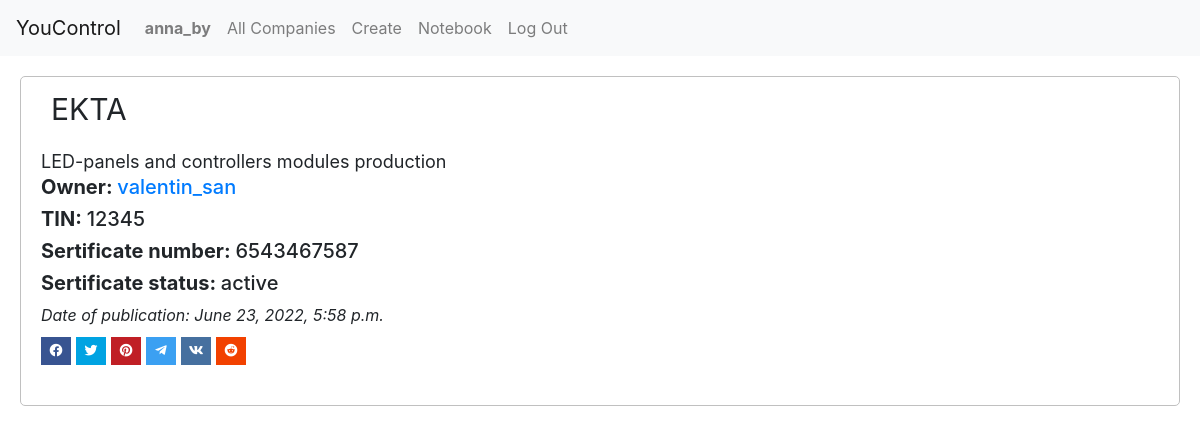
Page /following (signed in) on the committed database.
### YouControl/models.py (models this page shows, shortened)
class User(AbstractUser):
    fullname = models.CharField(max_length=128)
    tel_number = PhoneNumberField(unique = True, null = False, blank = False)
    def __str__(self):
        return f"{self.username}"

class Post(models.Model):
    post_author = models.ForeignKey(User, on_delete=models.CASCADE,
        related_name="creator")
    post_name = models.CharField(max_length=128)
    description = models.TextField()
    tin = models.IntegerField()
    sert_num = models.IntegerField()
    sert_status = models.CharField(max_length=16, default="active")
    post_date = models.DateTimeField(auto_now=True)
    likes = models.IntegerField(default=0)

### YouControl/views.py (the view)
# urls.py: path("following", views.following, name="following"),
def following(request):
    posts = []
    followings = Follower.objects.filter(follower=request.user)
    for follow in followings:
        posts_block = Post.objects.filter(post_author=follow.following)
        for post in posts_block:
            posts.append(post)
    sorted_posts = list(reversed(sorted(posts, key=attrgetter('post_date'))))
    paginator = Paginator(sorted_posts, 10) # Show 10 contacts per page.
    page_number = request.GET.get('page')
    page_obj = paginator.get_page(page_number)
    return render(request, "YouControl/following.html", {
        "posts": sorted_posts,
        "page_obj": page_obj
    })

### YouControl/templates/YouControl/following.html (shortened to what this page needs)
{% extends "YouControl/layout.html" %}
{% block body %}
    {% for post in posts %}
    <div id="posts-list" class="block">
        <div class="post-top">
            <div class="company-name" id="content-{{ post.id }}">
                <p>{{post.post_name}}</p>
            </div>
        </div>
        <div class="post-bottom">
            <div class="content" id="content-{{ post.id }}">
                {{post.description}}
            </div>
            {% if user.is_authenticated %}
                <div class="content">
                    <h5><strong>Owner: </strong><a href="{% url 'profile' post.post_author.id %}">{{ post.post_author }}</a></h5>
                </div>
            {% else %}
                <div class="content">
                    <h5><strong>Owner: </strong>{{ post.post_author }}</h5>
                </div>
            {% endif %}
            <div class="content" id="content-{{ post.id }}">
                <h5><strong>TIN: </strong>{{post.tin}}</h5>
            </div>
            <div class="content" id="content-{{ post.id }}">
                <h5><strong>Sertificate number: </strong>{{post.sert_num}}</h5>
            </div>
            <div class="content" id="content-{{ post.id }}">
                <h5><strong>Sertificate status: </strong>{{post.sert_status}}</h5>
            </div>
            <div class="datetime">
                <i>Date of publication: {{ post.post_date }}</i>
            </div>
            <b:if>
                <div class='post-share'>
                    <ul class='share-links social social-color'>
                            <li class='facebook'><a class='facebook' data-height='650' data-width='550' expr:href='&quot;https://www.facebook.com/sharer.php?u=&quot; + data:post.url' onclick='window.open(this.href,&quot;popupwindow&quot;,&quot;status=0,height=500,width=500,resizable=0,top=50,left=100&quot;);return false;' rel='nofollow' target='_blank'><span/></a></li>
                            <li class='twitter'><a class='twitter' data-height='460' data-width='550' expr:href='&quot;https://twitter.com/share?url=&quot; + data:post.url + &quot;&amp;text=&quot; + data:post.title' onclick='window.open(this.href,&quot;popupwindow&quot;,&quot;status=0,height=500,width=500,resizable=0,top=50,left=100&quot;);return false;' rel='nofollow' target='_blank'><span/></a></li>
                            <li class='pinterest'><a class='pinterest' data-height='750' data-width='735' expr:href='&quot;https://www.pinterest.com/pin/create/button/?url=&quot; + data:post.url + &quot;&amp;media=&quot; + data:post.featuredImage + &quot;&amp;description=&quot; + data:post.title' onclick='window.open(this.href,&quot;popupwindow&quot;,&quot;status=0,height=500,width=500,resizable=0,top=50,left=100&quot;);return false;' rel='nofollow' target='_blank'><span/></a></li>
                            <li class='telegram'><a class='telegram' data-height='650' data-width='1000' expr:href='&quot;https://telegram.me/share/url?url=&quot; + data:blog.url' onclick='window.open(this.href,&quot;popupwindow&quot;,&quot;status=0,height=500,width=500,resizable=0,top=50,left=100&quot;);return false;' rel='nofollow' target='_blank' title='telegram'><span/></a></li>
                            <li class='vk'><a class='vk' data-height='650' data-width='650' expr:href='&quot;https://vk.com/share.php?mini=true&amp;amp;url=&quot; + data:post.url + &quot;&amp;amp;title=&quot; + data:post.title + &quot;&amp;amp;summary=&quot; + data:post.snippets' onclick='window.open(this.href, &apos;windowName&apos;, &apos;width=550, height=600, left=24, top=24, scrollbars, resizable&apos;); return false;' rel='nofollow' target='_blank' title='Vkontakte'><span/></a></li>
                            <li class='reddit'><a class='twitter' data-height='460' data-width='550' expr:href='&quot;https://www.reddit.com/submit?url=&quot; + data:post.url + &quot;&amp;resubmit=true&amp;title=&quot; + data:post.title + &quot;&quot;' onclick='window.open(this.href,&quot;popupwindow&quot;,&quot;status=0,height=500,width=500,resizable=0,top=50,left=100&quot;);return false;' rel='nofollow' target='_blank'><span/></a></li>
                    </ul>
                </div>
            </b:if>
        </div>
    </div>
    {% endfor %}
    <div class="pagination">
        <nav aria-label="Page navigation example">
        </nav>
    </div>
{% endblock %}

### YouControl/templates/YouControl/layout.html (shortened to what this page needs)
{% load static %}
<!DOCTYPE html>
<html lang="en">
    <head>
        <link rel="stylesheet" href="https://stackpath.bootstrapcdn.com/bootstrap/4.4.1/css/bootstrap.min.css">
        <link rel="stylesheet" href="https://cdnjs.cloudflare.com/ajax/libs/font-awesome/4.7.0/css/font-awesome.min.css">
        <link href='https://use.fontawesome.com/releases/v5.8.2/css/all.css' rel='stylesheet'/>
        <link href="{% static 'YouControl/styles.css' %}" rel="stylesheet">
    </head>
    <body>
        <nav class="navbar navbar-expand-lg navbar-light bg-light">
            <a class="navbar-brand" href="#">YouControl</a>
            <div>
              <ul class="navbar-nav mr-auto">
                {% if user.is_authenticated %}
                    <li class="nav-item">
                        <a class="nav-link" href="{% url 'profile' user.id %}"><strong>{{ user.username }}</strong></a>
                    </li>
                {% endif %}
                <li class="nav-item">
                  <a class="nav-link" href="{% url 'index' %}">All Companies</a>
                </li>
                {% if user.is_authenticated %}
                    <li class="nav-item">
                        <a class="nav-link" href="{% url 'create' %}">Create</a>
                    </li>
                    <li class="nav-item">
                        <a class="nav-link" href="{% url 'following' %}">Notebook</a>
                    </li>
                    <li class="nav-item">
                        <a class="nav-link" href="{% url 'logout' %}">Log Out</a>
                    </li>
                {% endif %}
              </ul>
            </div>
          </nav>
        <div class="body">
            {% block body %}
            {% endblock %}
        </div>
    </body>
</html>

### YouControl/static/YouControl/styles.css (style rules this page uses)
.block { margin: 20px; padding: 10px; border: 1px solid silver; border-radius: 5px; }
.post-top { display: flex; flex-direction: row; justify-content: space-between; }
.post-bottom { display: flex; flex-direction: column; margin: 0 10px 10px 10px; }
.company-name { font-size: 30px; margin: 0 20px 0 20px; }
.content { font-size: 18px; }
.pagination { margin: 20px; }
.social .telegram a:before { content: "\f3fe";font-family: 'Font Awesome 5 Brands'; }
.social .facebook a:before { content: "\f09a";font-family: 'Font Awesome 5 Brands'; }
.social .twitter a:before { content: "\f099";font-family: 'Font Awesome 5 Brands'; }
.social .pinterest a:before { content: "\f0d2";font-family: 'Font Awesome 5 Brands'; }
.social .vk a:before { content: "\f189";font-family: 'Font Awesome 5 Brands'; }
.social .reddit a:before { content: "\f1a1";font-family: 'Font Awesome 5 Brands'; }
ul.share-links.social.social-color { padding: 0px; }
li.telegram { background: #3ea9ff; }
.post-share { position:relative;overflow:hidden;line-height:0;margin:0 0 20px;margin-top:10px; }
.share-links li { width:30px;float:left;box-sizing:border-box;margin:0 5px 0 0;list-style: none; }
.share-links li a { float:left;display:inline-block;cursor:pointer;width:100%;height:28px;line-height:28px;color:#fff;font-weight:400;font-size:13px;text-align:center;box-sizing:border-box;opacity:1;margin:0;padding:0;transition:all .25s ease }
.share-links li a:before { float:left;display:block;width:30px;background-color:rgba(0,0,0,0.05);text-align:center;line-height:28px }
.social a:before { display:inline-block;font-family:&#39;Font Awesome 5 Brands&#39;;font-style:normal;font-weight:400 }
.social .facebook a:before { content:&quot;\f09a&quot; }
.social .twitter a:before { content:&quot;\f099&quot; }
.social .telegram a:before { content:&quot;\f3fe&quot; }
.social .vk a:before { content:&quot;\f189&quot; }
.social .pinterest a:before { content:&quot;\f0d2&quot; }
.social .reddit a:before { content:&quot;\f1a1&quot; }
.social-color .facebook a { background-color:#3b5999 }
.social-color .twitter a { background-color:#00acee }
.social-color .pinterest a { background-color:#ca2127 }
.social-color .vk a { background-color:#4a76a8 }
.social-color .reddit a { background-color:#ff4500 }

### rows in the picture
User: username "anna_by"
Post: post_name "EKTA", description "LED-panels and controllers modules production", post_author "valentin_san", tin "12345", sert_num "6543467587", sert_status "active", post_date "June 23, 2022, 5:58 p.m."
